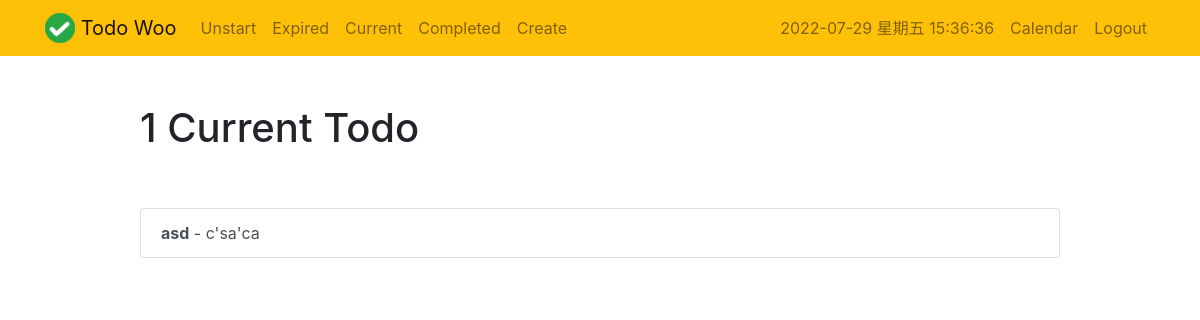
/current/ (signed in), run on an earlier commit of the app's database.
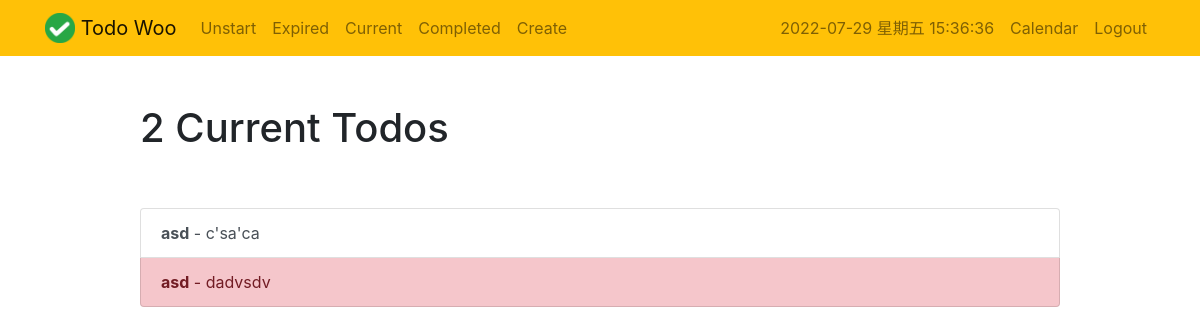
And on a later commit of the database.
### todo/models.py (models this page shows, shortened)
class Todo(models.Model):
    title = models.CharField(verbose_name="标题", max_length=100)
    memo = models.TextField(verbose_name="内容", blank=True)
    created = models.DateTimeField(auto_now_add=True)
    datecompleted = models.DateTimeField(null=True, blank=True)
    important = models.BooleanField(default=False)
    user = models.ForeignKey(User, on_delete=models.CASCADE)
    level = models.SmallIntegerField(verbose_name="任务重要性", choices=level_choices, default=0)
    expiration_date = models.DateTimeField(verbose_name="任务截止日期", null=True, blank=True)
    status = models.SmallIntegerField(verbose_name="任务状态", choices=status_choices, default=0)
    predict_hour = models.IntegerField(verbose_name="预计花费小时", default=0)
    predict_minute = models.IntegerField(verbose_name="预计花费分钟", default=0)
    isDaily = models.BooleanField(verbose_name="日常", default=False)
    fixedTime = models.DateTimeField(verbose_name="日常任务固定时间", null=True, blank=True)
    tag = models.SmallIntegerField(verbose_name="标签", choices=tag_choices, default=0)

### todo/views.py (the view)
# urls.py: path('current/', views.currenttodos, name = 'currenttodos'),
@login_required
def currenttodos(request):
    todos = Todo.objects.filter(user = request.user, datecompleted__isnull = True)
    return render(request, 'todo/currenttodos.html', {'todos':todos})

### todo/templates/todo/currenttodos.html
{% extends "todo/base.html" %}
{% block content %}
    <div class="row justify-content-center mt-5">
        <div class="col-md-10">
            {% if todos %}
                 <h1>{{ todos.count }} Current Todo{{ todos.count|pluralize }}</h1>
            {% else %}
                           <h1>Current Todos</h1>
            {% endif %}
        </div>
    </div>
    <div class="row justify-content-center mt-5">
        <div class="col-md-10">
        {% if todos %}
            <div class="list-group">
                {% for todo in todos %}
                    <a href="{% url 'viewtodo' todo.id %}" class="list-group-item list-group-item-action{% if todo.important %} list-group-item-danger{% endif %}"><b>{{ todo.title }}</b>{% if todo.memo %} - {{ todo.memo|truncatechars:30 }}{% endif %}</a>
                {% endfor %}
            </div>
        {% else %}
            <div class="text-center">
                <h2>Looks like you don't have any todos! Nice work.</h2>
            <br>
            <a role="button" class="btn btn-primary" href="{% url 'createtodo' %}">New Todo</a>
            </div>
        {% endif %}
        </div>
    </div>
{% endblock %}

### todo/templates/todo/base.html (shortened to what this page needs)
{% load static %}
<html>
<head>
    <link rel="stylesheet" href="https://stackpath.bootstrapcdn.com/bootstrap/4.4.1/css/bootstrap.min.css"
>
</head>
<body>
<nav class="navbar navbar-expand-md navbar-light bg-warning">
    <div class="container">
        <a class="navbar-brand" href="{% url 'home' %}">
            <img src="{% static 'todo/logo.png' %}" width="30" height="30" class="d-inline-block align-top">
            <span>Todo Woo</span>
        </a>
        <div class="collapse navbar-collapse" id="navbarNav">
            {% if user.is_authenticated %}
                <ul class="navbar-nav mr-auto">
                    <li class="nav-item {{ unstart }}">
                        <a class="nav-link" href="{% url 'currenttodos' %}">Unstart</a>
                    </li>
                    <li class="nav-item {{ expired }}">
                        <a class="nav-link" href="{% url 'currenttodos' %}">Expired</a>
                    </li>
                    <li class="nav-item {{ current }}">
                        <a class="nav-link" href="{% url 'currenttodos' %}">Current</a>
                    </li>
                    <li class="nav-item {{ completed }}">
                        <a class="nav-link" href="{% url 'completedtodos' %}">Completed</a>
                    </li>
                    <li class="nav-item {{ create }}">
                        <a class="nav-link" href="{% url 'createtodo' %}">Create</a>
                    </li>
                </ul>
            {% endif %}
            <ul class="navbar-nav ml-auto">
                {% if user.is_authenticated %}
                    <li class="nav-item">
                        <a class="nav-link" id="timespan" href="#">Time</a>
                    </li>
                    <li class="nav-item">
                        <a class="nav-link" href="{% url 'createtodo' %}">Calendar</a>
                    </li>
                    <li class="nav-item">
                        <a href="#" onclick="$('#signOutBtn').click()" class="nav-link">Logout</a>
                    </li>
                {% endif %}
            </ul>
        </div>
    </div>
</nav>
<div class="container">
    {% block content %}{% endblock %}
</div>
</body>
</html>

What changed in the data, as far as the page shows it:
added Todo: title "asd", memo "dadvsdv", important True (drawn)
Also different on the page:
{{ todos.count }}: "1" → "2"
